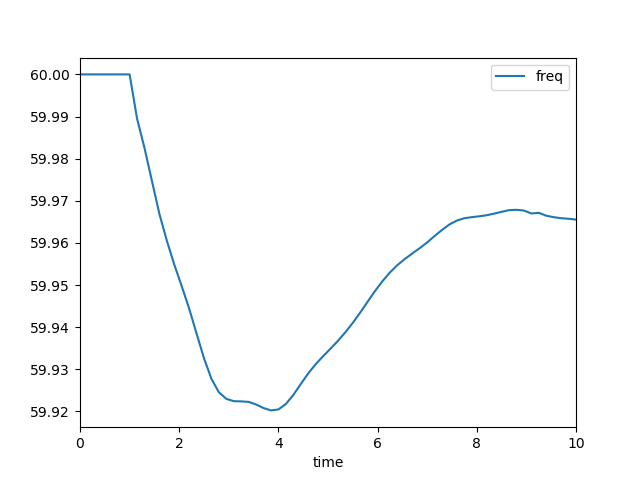

Python code for this plot:
import os,sys
PSSE_LOCATION = r"C:\Program Files\PTI\PSSE33\PSSBIN"
sys.path.append(PSSE_LOCATION)
os.environ['path']=os.environ['path'] + ';' + PSSE_LOCATION
import matplotlib.pyplot as plt
import numpy as np
import psspy
import dyntools
casefile = os.path.join(r"C:\Program Files\114\savfile\p20.sav")
dyrfile  = os.path.join(r"C:\Program Files\114\savfile\p20.dyr")
outfile  = os.path.join(r"C:\Program Files\114\outfile\p20.out")
progfile = os.path.join(r"C:\Program Files\114\txtfile\p20.txt")

accel = 0.15 
step = 0.0005
psspy.psseinit(0)
_i=psspy.getdefaultint();_f=psspy.getdefaultreal();_s=psspy.getdefaultchar()
psspy.progress_output(2,progfile)
psspy.case(casefile)

psspy.fnsl([1,0,0,0,1,1,-1,0])
psspy.fnsl([0,0,0,0,0,0,0,0])
# ierr = psspy.machine_data_2(iMbus, cMids, [_i, _i, _i, _i, _i, _i],[pminval, _f, _f, _f, _f, _f, _f, _f, _f, _f, _f, _f, _f, _f, _f, _f, _f])
                        
psspy.cong(0)
psspy.conl(0,1,1,[0,0],[0.0,0.0,0.0,0.0])
psspy.conl(0,1,2,[0,0],[0.0,0.0,0.0,0.0])
psspy.conl(0,1,3,[0,0],[0.0,0.0,0.0,0.0])
psspy.ordr(0)
psspy.fact()
psspy.tysl(0)
psspy.dyre_new([1,1,1,1],dyrfile)
psspy.dynamics_solution_param_2([_i,_i,_i,_i,_i,_i,_i,_i],[accel,_f,step,_f,_f,_f,_f,_f])
psspy.set_netfrq(1)
psspy.bus_frequency_channel([1,1900])

# dynamic
psspy.strt(0,outfile)
ierr = psspy.okstrt()
print(ierr)
# ierr = 1
if ierr == 0:
    psspy.run(0, 1, 100, 100, 0)
    psspy.dist_machine_trip(107,r"1")
    psspy.run(0, 5, 100, 100, 0)
    accel = 0.05
    step = 0.0003
    psspy.dynamics_solution_param_2([_i,_i,_i,_i,_i,_i,_i,_i],[accel,_f,step,_f,_f,_f,_f,_f])
    psspy.run(0, 10, 100, 100, 0)
    chnfobj = dyntools.CHNF(outfile)
    title, chanid, chandata = chnfobj.get_data()
    freq = [60*(1+f) for f in chandata[1]]
    plt.figure(1)
    plt.plot(chandata['time'], freq, label='freq')
    plt.legend()
    plt.xlim([0,chandata['time'][-1]])
    plt.xlabel('time')
    plt.savefig('p20_final_3.png')
    plt.show()

    # psspy.case(r"C:\Program Files\114\savfile\p201.sav")
    # psspy.fnsl([1,0,0,0,1,1,-1,0])
    # psspy.fnsl([0,0,0,0,0,0,0,0])
    # psspy.save(r"C:\Program Files\114\savfile\p202.sav")
    # psspy.case(casefile)
    # psspy.fnsl([1,0,0,0,1,1,-1,0])
    # psspy.fnsl([0,0,0,0,0,0,0,0])
    # psspy.save(casefile)
    # psspy.save(r"C:\Program Files\114\savfile\p201.sav")
    # psspy.save(r"C:\Program Files\114\savfile\p20_final.sav")
else:
    psspy.case(r"C:\Program Files\114\savfile\p201.sav")
    psspy.save(casefile)
    # psspy.case(casefile)
    # psspy.fnsl([1,0,0,0,1,1,-1,0])
    # psspy.fnsl([0,0,0,0,0,0,0,0])                        
    # psspy.cong(0)
    # psspy.conl(0,1,1,[0,0],[0.0,0.0,0.0,0.0])
    # psspy.conl(0,1,2,[0,0],[0.0,0.0,0.0,0.0])
    # psspy.conl(0,1,3,[0,0],[0.0,0.0,0.0,0.0])
    # psspy.ordr(0)
    # psspy.fact()
    # psspy.tysl(0)
    # psspy.dyre_new([1,1,1,1],dyrfile)
    # psspy.dynamics_solution_param_2([_i,_i,_i,_i,_i,_i,_i,_i],[accel,_f,step,_f,_f,_f,_f,_f])
    # psspy.set_netfrq(1)
    # psspy.bus_frequency_channel([1,1900])
    # psspy.strt(0,outfile)
    # ierr = psspy.okstrt()
    # print(ierr)
